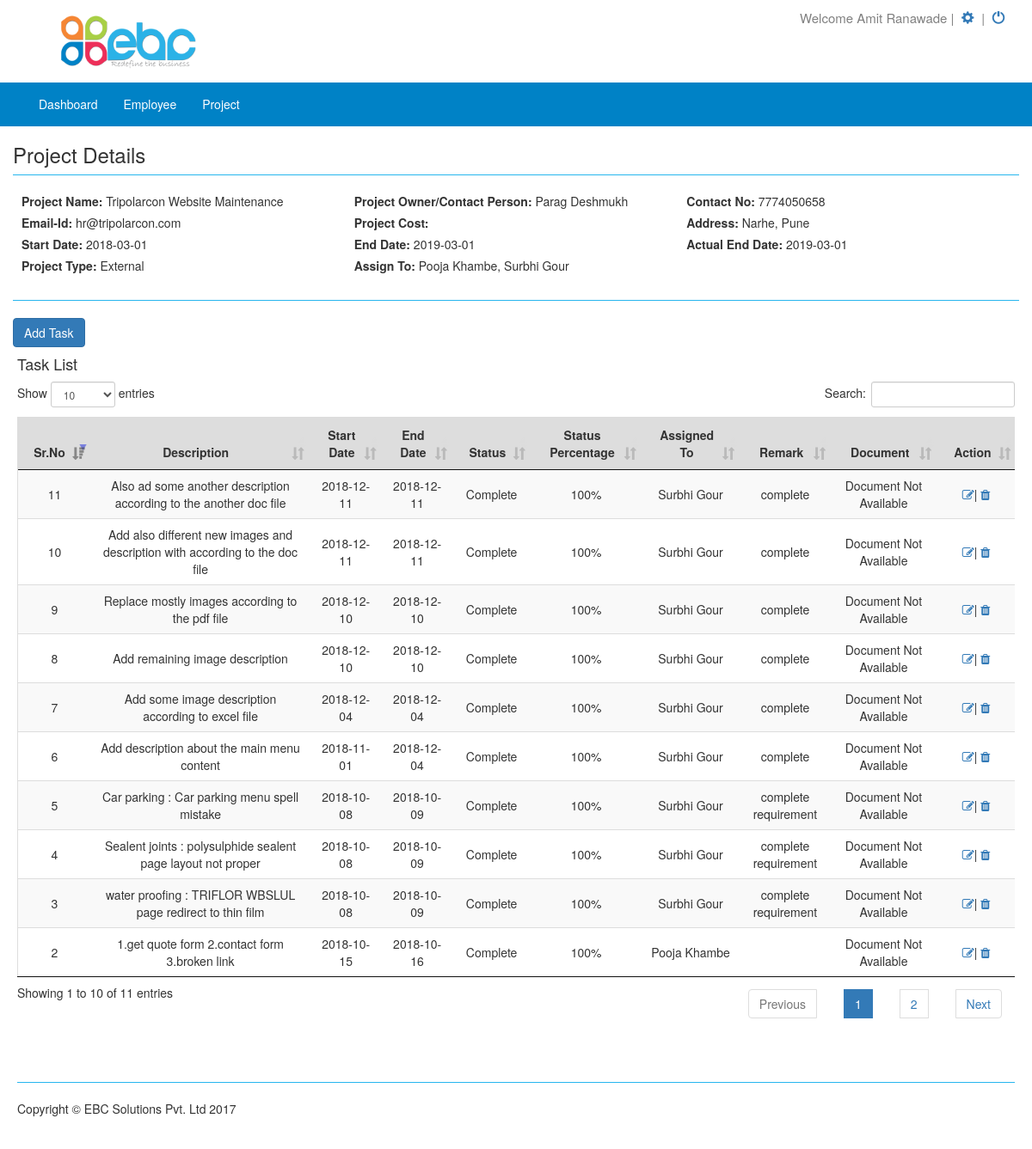
The app's page /dashboard.php?page=task&pro_id=1 (signed in) with its own data.
### tables this page shows
CREATE TABLE `company` (
  `id` int(11) NOT NULL,
  `user_id` int(11) NOT NULL,
  `company_name` varchar(255) NOT NULL,
  `company_email` varchar(100) NOT NULL,
  `company_phone` varchar(255) NOT NULL,
  `gst_no` varchar(255) NOT NULL,
  `pan_no` varchar(255) NOT NULL,
  `state` varchar(255) NOT NULL,
  `state_code` int(11) NOT NULL,
  `company_url` varchar(100) NOT NULL,
  `company_address` varchar(500) NOT NULL,
  `logo` varchar(255) NOT NULL,
  `terms` text NOT NULL,
  `bank_details` text NOT NULL,
  `cutomers` enum('No','Yes') NOT NULL DEFAULT 'Yes',
  `estimates` enum('No','Yes') NOT NULL DEFAULT 'Yes',
  `product` enum('No','Yes') NOT NULL DEFAULT 'Yes',
  `voucher` enum('No','Yes') NOT NULL DEFAULT 'Yes',
  `get_purchase` enum('No','Yes') NOT NULL DEFAULT 'Yes',
  `print_temp` varchar(50) NOT NULL DEFAULT 'temp2'
);

CREATE TABLE `user` (
  `id` int(11) NOT NULL,
  `comp_name` varchar(255) NOT NULL,
  `name` varchar(255) NOT NULL,
  `username` varchar(128) NOT NULL,
  `password` varchar(128) NOT NULL,
  `contact` varchar(15) NOT NULL,
  `is_active` tinyint(1) DEFAULT '0',
  `is_super_admin` tinyint(1) DEFAULT '0',
  `last_login` date DEFAULT NULL,
  `start_date` date NOT NULL,
  `end_date` date NOT NULL,
  `payment_status` int(11) NOT NULL DEFAULT '0' COMMENT '1-received,0-not received',
  `hash` varchar(255) NOT NULL,
  `created_at` date NOT NULL,
  `updated_at` date NOT NULL,
  `type` varchar(50) NOT NULL DEFAULT 'admin'
);

CREATE TABLE `new_project` (
  `id` int(11) NOT NULL,
  `user_id` int(11) NOT NULL,
  `sub_user_id` int(11) NOT NULL,
  `assign_to` varchar(20) NOT NULL,
  `assign_to_name` varchar(255) NOT NULL,
  `pro_name` varchar(255) NOT NULL,
  `owner_name` varchar(255) NOT NULL,
  `pro_cost` varchar(250) NOT NULL,
  `cont_email` varchar(255) NOT NULL,
  `cont_phone` varchar(20) NOT NULL,
  `address` varchar(255) NOT NULL,
  `s_date` date NOT NULL,
  `e_date` date NOT NULL,
  `a_date` date NOT NULL,
  `pro_type` varchar(20) NOT NULL,
  `record_date` date NOT NULL,
  `update_date` date NOT NULL
);

CREATE TABLE `project_task` (
  `id` int(11) NOT NULL,
  `user_id` int(11) NOT NULL,
  `sub_user_id` int(11) NOT NULL,
  `pro_id` int(11) NOT NULL,
  `description` text NOT NULL,
  `start_date` date NOT NULL,
  `end_date` date NOT NULL,
  `status` varchar(250) NOT NULL,
  `percentage` varchar(25) NOT NULL,
  `assign_id` varchar(255) NOT NULL,
  `assign_to_name` varchar(255) NOT NULL,
  `remark` text NOT NULL,
  `document` varchar(255) NOT NULL,
  `record_date` date NOT NULL,
  `update_date` date NOT NULL
);

### task.php (the view, shortened to what this page needs)
<?php
	if(isset($_GET['pro_id']))
	{
		$rec_id=$_GET['pro_id'];
		$sql = mysql_query("SELECT * FROM new_project WHERE id='$rec_id'")or die(mysql_error($connection));
		$data=mysql_fetch_array($sql);
	}
	else{}
?>
<div class="row">
	<h3>Project Details</h3><hr>
	<div class="col-md-12">
		<div class="col-md-4"><label>Project Name:</label>
		<?php echo $data['pro_name']; ?>
		</div>
		<div class="col-md-4"><label>Project Owner/Contact Person:</label>
		<?php echo $data['owner_name']; ?>
		</div>
		<div class="col-md-4"><label>Contact No:</label>
		<?php echo $data['cont_phone']; ?>
		</div>
	</div>
	<div class="col-md-12">
		<div class="col-md-4"><label>Email-Id:</label>
		<?php echo $data['cont_email']; ?>
		</div>
		<div class="col-md-4"><label>Project Cost:</label>
		</div>
		<div class="col-md-4"><label>Address:</label>
		<?php echo $data['address']; ?>
		</div>
	</div>
	<div class="col-md-12">
		<div class="col-md-4"><label>Start Date:</label>
		<?php echo $data['s_date']; ?>
		</div>
		<div class="col-md-4"><label>End Date:</label>
		<?php echo $data['e_date']; ?>
		</div>
		<div class="col-md-4"><label>Actual End Date:</label>
		<?php echo $data['a_date']; ?>
		</div>
	</div>
	<div class="col-md-12">
		<div class="col-md-4"><label>Project Type:</label>
		<?php echo $data['pro_type']; ?>
		</div>
		<div class="col-md-8"><label>Assign To:</label>
		<?php echo $data['assign_to_name']; ?>
		</div>
	</div>
	<div class="panel-body"></div><hr>
	<button type="button" class="btn btn-primary btn-md" data-toggle="modal" data-target="#myModal">Add Task</button>
	<div class="col-lg-12" >
	    <h4>Task List</h4>
		<table class="datatable table table-striped" id="example" cellspacing="0" width="100%">
		  <thead>
			<tr>
			  <th>Sr.No</th>
			  <th>Description</th>
			  <th>Start Date</th>
			  <th>End Date</th>
			  <th>Status</th>
			  <th>Status Percentage</th>
			  <th>Assigned To</th>
			  <th>Remark</th>
			  <th>Document</th>
			  <th>Action</th>
			</tr>
		  </thead>
		  <tbody>
            <?php
            include "config.php";
            $sr_no=0;
            $sql =mysql_query("SELECT * FROM project_task WHERE pro_id='$rec_id'")or die(mysql_error($connection));
               while($row=mysql_fetch_array($sql))
               {
               	$sr_no++;
               	$doc= $row['document'];
            ?>
			<tr id="invoice-23">
			  <td><?php echo $sr_no; ?></td>
			  <td><?php echo $row['description']; ?></td>
			  <td><?php echo $row['start_date']; ?></td>
			  <td><?php echo $row['end_date']; ?></td>
			  <td><?php echo $row['status']; ?></td>
			  <td>
			  	<?php
				  	if($row['status']=='Complete'){echo "100%";}else if(empty($row['percentage'])){echo "0%";}
				  	else{
				   	echo $row['percentage']."%"; }
				?>
			  </td>
			  <td><?php echo $row['assign_to_name']; ?></td>
			  <td><?php echo $row['remark']; ?></td>
			  <td><?php if(!empty($doc)){ ?>
			  	<a href="<?php echo $row['document']; ?>" download><button>Download</button></a></td>
			  	<?php }else{echo "Document Not Available";} ?>
			  <td>
			  	<a href='#' title='Edit Details' data-toggle="modal" data-target="#editModal" onclick="getdata(<?php echo $row['id']; ?>)"><span class="icon fa fa-edit"></span></a>|
			  	<a href='#' title='Delete Record' data-toggle="modal" data-target="#deleteModal" onclick="$('#del_id').val('<?php echo $row['id']; ?>');"><span class="icon fa fa-trash"></span></a>
			  </td>
			</tr>
			<?php } ?>
		  </tbody>
		</table>
	</div>
</div>

### dashboard.php (shortened to what this page needs)
<?php
include "config.php";
?>
<!DOCTYPE html>
<html lang="en">
<head>
    <link href="css/bootstrap.min.css" rel="stylesheet">
    <link href="css/modern-business.css" rel="stylesheet">
    <link href="css/sweetalert.css" rel="stylesheet">
    <link href="font-awesome/css/font-awesome.min.css" rel="stylesheet" type="text/css">
    <link rel="stylesheet" type="text/css" href="datatables/media/css/jquery.dataTables.min.css">
    <link rel="stylesheet" type="text/css" href="datatables/media/css/dataTables.bootstrap.css">
    <link rel="stylesheet" href="https://code.jquery.com/ui/1.10.4/themes/smoothness/jquery-ui.css">
    <link rel="stylesheet" href="https://cdnjs.cloudflare.com/ajax/libs/bootstrap-multiselect/0.9.13/css/bootstrap-multiselect.css" />
    <link rel="stylesheet" type="text/css" href="https://cdn.datatables.net/r/dt/jq-2.1.4,jszip-2.5.0,pdfmake-0.1.18,dt-1.10.9,af-2.0.0,b-1.0.3,b-colvis-1.0.3,b-html5-1.0.3,b-print-1.0.3,se-1.0.1/datatables.min.css"/>
 </head>
</head>
<body>
    <div class="header">
    <?php
    $user_id=$_SESSION['login_user'];
      $aa12 = mysql_query("SELECT * FROM company WHERE user_id='$user_id'")or die(mysql_error($connection));
        $arr=mysql_fetch_array($aa12);
        $logo=$arr['logo'];
        if(!empty($logo))
        {
     ?>
         <a href="dashboard.php?page=home"><img src="<?php echo $logo; ?>" class="company-logo" alt="logo"></a>
     <?php
        }
        else{
      ?>
	   <a href="dashboard.php?page=home"> <img src="images/ebc_logo.png" class="company-logo" alt="logo"></a>
     <?php } ?>
       <div class="setting">
           <div class="setting-sub">
          <span class="setting-part">Welcome <?php
			   $query=mysql_query("SELECT * FROM user WHERE id='".$_SESSION['login_user']."'");
			   $row=mysql_fetch_array($query);
			   echo $row['name'];
			   ?></span>&nbsp;|&nbsp;
               <span class="setting-part"><a href="dashboard.php?page=setting" title='View Setting'> <span class="glyphicon glyphicon-cog"></span>&nbsp;</a></span>&nbsp;|&nbsp;
               <span class="setting-part"><a href="logout.php" title='Logout'><span class="glyphicon glyphicon-off"></span>&nbsp;</a></span></div>
       </div>
    </div>
    <nav class="navbar navbar-inverse navbar-fixed-top nav-menu" role="navigation">
        <div class="container">
            <div class="navbar-header  navbar-right">
                <a class="navbar-brand" href="#"> </a>
            </div>
            <div class="collapse navbar-collapse" id="bs-example-navbar-collapse-1">
                <ul class="nav navbar-nav nav-tab-menu">
                    <li><a href="dashboard.php?page=home">Dashboard</a></li>
                    <li><a href="dashboard.php?page=employee">Employee</a></li>
                    <li><a href="dashboard.php?page=new_project">Project</a></li>
                </ul>
            </div>
        </div>
    </nav>
    <div class="container">
        <?php
            if(!isset($_GET['page']))
            $page="home";
                else
					$page=$_GET['page'];
                switch($page)
                {
                    case "task":
                        include("task.php");
                    break;
      				  }
              ?>
        <footer>
            <div class="row">
                <div class="col-lg-12"><hr>
                    <p>Copyright &copy; EBC Solutions Pvt. Ltd 2017</p>
                </div>
            </div>
        </footer>
    </div>
</body>
</html>

### css/modern-business.css (style rules this page uses)
html, body { height: 100%; }
body { padding-top: 1px; }
.header { float: left; width: 100%; padding: 0; margin: 0; height: auto; }
.company-logo { width: 15%; height: 95px; float: left; padding: 0.5%; margin: 0% 5%; }
.nav-menu { width: 100%; float: left; background-color: #0082c6; border-color: #0082c6; }
.navbar-inverse .navbar-nav>li>a { color: #fff; }
.navbar-inverse .navbar-brand { color: #fff; }
.setting { width: 75%; height: auto; float: left; padding: 0; margin: 0; }
.setting-sub { width: 30%; height: auto; float: right; padding: 1% 0%; margin: 0; cursor: pointer; font-size: 15px; color: grey; }
.setting-part { width: 100%; height: auto; padding: 0; margin: 0 }
footer { margin: 50px 0; }

### dashboard.php (style rules this page uses)
table { border-collapse: collapse; border-spacing: 0; width: 100%; border: 1px solid #ddd; }
td { border: none; text-align: center; padding: 8px; }
th { border: none; text-align: center; padding: 8px; background-color:#ddd; }
tr:nth-child(even) { background-color: #f2f2f2 }
hr { margin-top: 10px; margin-bottom: 20px; border-color: #27b6ee; }

### records on screen
company: logo (picture)
user: name "Amit Ranawade"
new_project: pro_name "Tripolarcon Website Maintenance", owner_name "Parag Deshmukh", cont_phone "7774050658", cont_email "hr@tripolarcon.com", address "Narhe, Pune", s_date "2018-03-01", e_date "2019-03-01", a_date "2019-03-01", pro_type "External", assign_to_name "Pooja Khambe, Surbhi Gour"
project_task: description "1.get quote form 2.contact form 3.broken link", start_date "2018-10-15", end_date "2018-10-16", status "Complete", shows "100%", assign_to_name "Pooja Khambe"
project_task: description "water proofing : TRIFLOR WBSLUL page redirect to thin film", start_date "2018-10-08", end_date "2018-10-09", status "Complete", shows "100%", assign_to_name "Surbhi Gour", remark "complete requirement"
project_task: description "Sealent joints : polysulphide sealent page layout not proper", start_date "2018-10-08", end_date "2018-10-09", status "Complete", shows "100%", assign_to_name "Surbhi Gour", remark "complete requirement"
project_task: description "Car parking : Car parking menu spell mistake", start_date "2018-10-08", end_date "2018-10-09", status "Complete", shows "100%", assign_to_name "Surbhi Gour", remark "complete requirement"
project_task: description "Add description about the main menu content", start_date "2018-11-01", end_date "2018-12-04", status "Complete", shows "100%", assign_to_name "Surbhi Gour", remark "complete"
project_task: description "Add some image description according to excel file", start_date "2018-12-04", end_date "2018-12-04", status "Complete", shows "100%", assign_to_name "Surbhi Gour", remark "complete"
project_task: description "Add remaining image description", start_date "2018-12-10", end_date "2018-12-10", status "Complete", shows "100%", assign_to_name "Surbhi Gour", remark "complete"
project_task: description "Replace mostly images according to the pdf file", start_date "2018-12-10", end_date "2018-12-10", status "Complete", shows "100%", assign_to_name "Surbhi Gour", remark "complete"
project_task: description "Add also different new images and description with according to the doc file", start_date "2018-12-11", end_date "2018-12-11", status "Complete", shows "100%", assign_to_name "Surbhi Gour", remark "complete"
project_task: description "Also ad some another description according to the another doc file", start_date "2018-12-11", end_date "2018-12-11", status "Complete", shows "100%", assign_to_name "Surbhi Gour", remark "complete"
